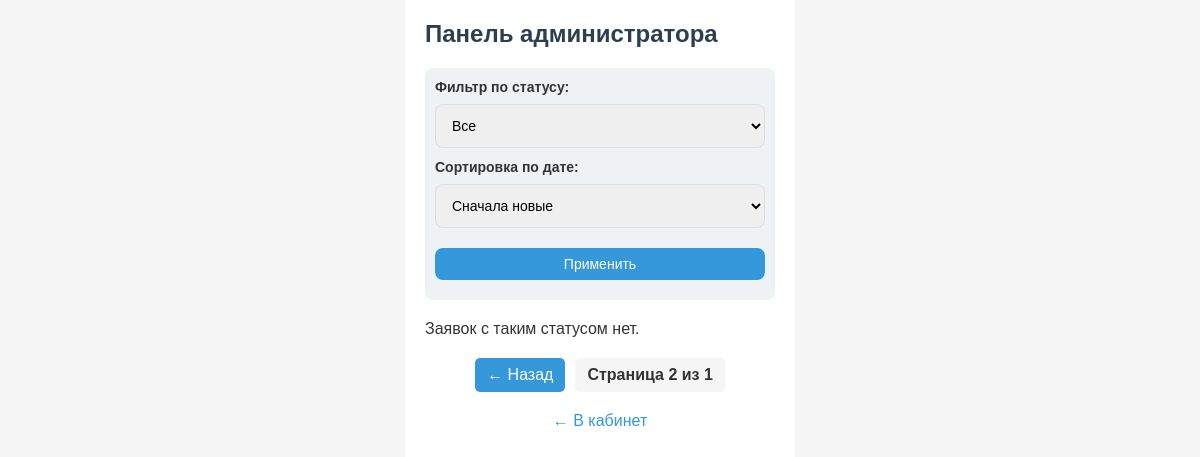
Before: /admin?page=2&status=Все&sort=desc (signed in) with the older database file.
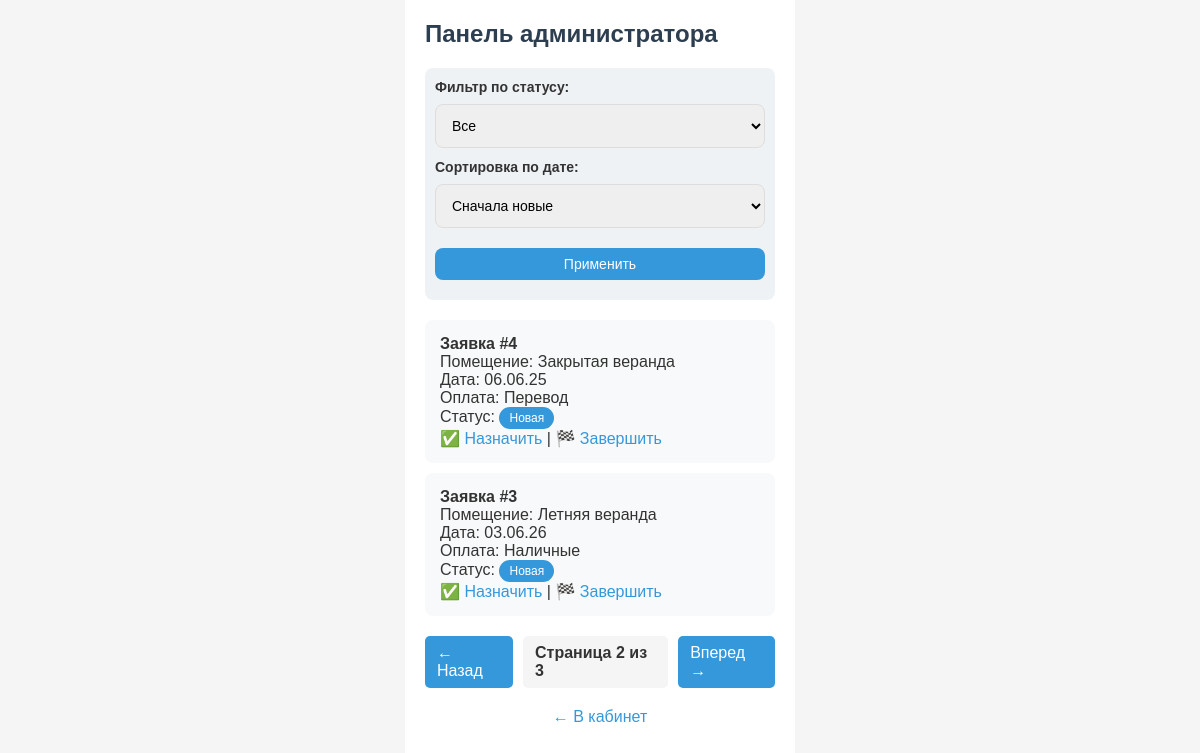
After: the same page with the newer database file.
### app.py (models this page shows)
class Booking(db.Model):
    id = db.Column(db.Integer, primary_key=True)
    user_id = db.Column(db.Integer, db.ForeignKey('user.id'), nullable=False)
    room_name = db.Column(db.String(100), nullable=False)
    start_date = db.Column(db.String(20), nullable=False)
    payment_method = db.Column(db.String(50), nullable=False)
    status = db.Column(db.String(50), default='Новая')
    reviews = db.relationship('Review', backref='booking', lazy=True)

### app.py (the view)
@app.route('/admin')
def admin():
    if 'user_id' not in session:
        return redirect(url_for('login'))
    user = User.query.get(session['user_id'])
    if not user or user.login != 'Admin26':
        flash('Доступ только для администратора', 'error')
        return redirect(url_for('profile'))
    status_filter = request.args.get('status', 'Все')
    sort_order = request.args.get('sort', 'desc')
    page = request.args.get('page', 1, type=int) # Номер страницы
    query = Booking.query
    if status_filter != 'Все':
        query = query.filter_by(status=status_filter)
    if sort_order == 'asc':
        query = query.order_by(Booking.start_date.asc())
    else:
        query = query.order_by(Booking.start_date.desc())
    pagination = query.paginate(page=page, per_page=2, error_out=False)
    all_bookings = pagination.items
    return render_template('admin.html', bookings=all_bookings, current_status=status_filter, current_sort=sort_order, pagination=pagination)

### templates/admin.html (shortened to what this page needs)
{% extends "base.html" %}
{% block content %}
<h1>Панель администратора</h1>
<form method="GET" action="{{ url_for('admin') }}" style="background: #eef2f5; padding: 10px; border-radius: 8px; margin-bottom: 20px;">
    <label style="font-size: 14px; font-weight: bold;">Фильтр по статусу:</label>
    <select name="status" style="margin-bottom: 10px;">
        <option value="Все" {% if current_status == 'Все' %}selected{% endif %}>Все</option>
    </select>
    <label style="font-size: 14px; font-weight: bold;">Сортировка по дате:</label>
    <select name="sort" style="margin-bottom: 10px;">
        <option value="desc" {% if current_sort == 'desc' %}selected{% endif %}>Сначала новые</option>
    </select>
    <button type="submit" style="padding: 8px; font-size: 14px;">Применить</button>
</form>
{% for b in bookings %}
    <div class="card">
        <p><strong>Заявка #{{ b.id }}</strong></p>
        <p>Помещение: {{ b.room_name }}</p>
        <p>Дата: {{ b.start_date }}</p>
        <p>Оплата: {{ b.payment_method }}</p>
        <p>Статус: <span class="status
            {% if b.status == 'Новая' %}status-new
            {% elif b.status == 'Банкет назначен' %}status-assigned
            {% else %}status-done{% endif %}">{{ b.status }}</span></p>
        <a href="{{ url_for('change_status', booking_id=b.id, status='Банкет назначен') }}">✅ Назначить</a> |
        <a href="{{ url_for('change_status', booking_id=b.id, status='Банкет завершен') }}">🏁 Завершить</a>
    </div>
{% else %}
    <p>Заявок с таким статусом нет.</p>
{% endfor %}
<div style="display: flex; justify-content: center; gap: 10px; margin: 20px 0;">
    {% if pagination.has_prev %}
        <a href="{{ url_for('admin', page=pagination.prev_num, status=current_status, sort=current_sort) }}" style="padding: 8px 12px; background: #3498db; color: white; border-radius: 5px; text-decoration: none;">← Назад</a>
    {% endif %}
    <span style="padding: 8px 12px; background: #f5f5f5; border-radius: 5px; font-weight: bold;">
        Страница {{ pagination.page }} из {{ pagination.pages }}
    </span>
    {% if pagination.has_next %}
        <a href="{{ url_for('admin', page=pagination.next_num, status=current_status, sort=current_sort) }}" style="padding: 8px 12px; background: #3498db; color: white; border-radius: 5px; text-decoration: none;">Вперед →</a>
    {% endif %}
</div>
<a href="{{ url_for('profile') }}" class="link-center">← В кабинет</a>
{% endblock %}

Changed rows visible on the page:
added Booking: id "4", room_name "Закрытая веранда", start_date "06.06.25", payment_method "Перевод", status "Новая"
added Booking: id "3", room_name "Летняя веранда", start_date "03.06.26", payment_method "Наличные", status "Новая"
Other visible differences:
{{ pagination.pages }}: "1" → "3"
text no longer shown: "Заявок с таким статусом нет."
text now shown: "Вперед →"
